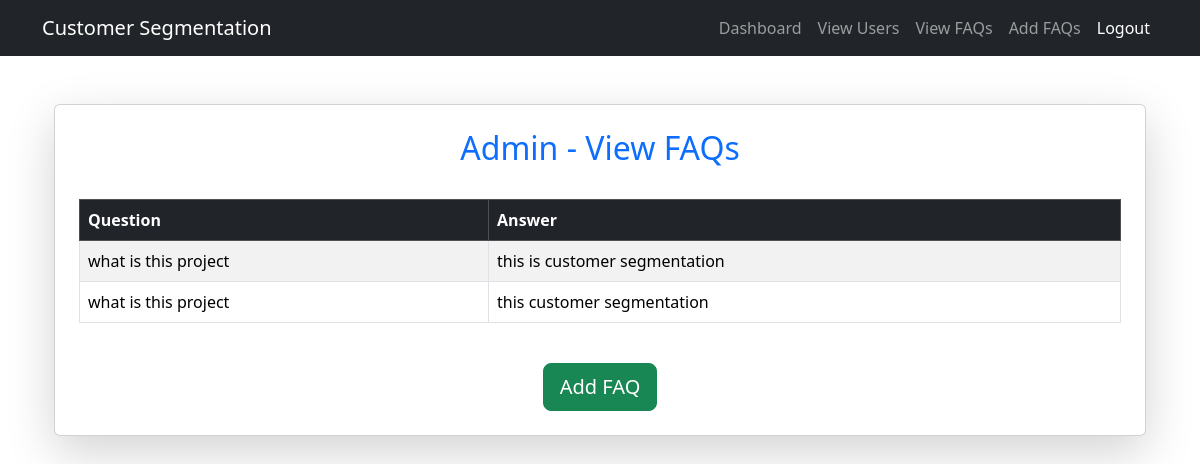
Page /adminviewfaq/ on the earlier database version.
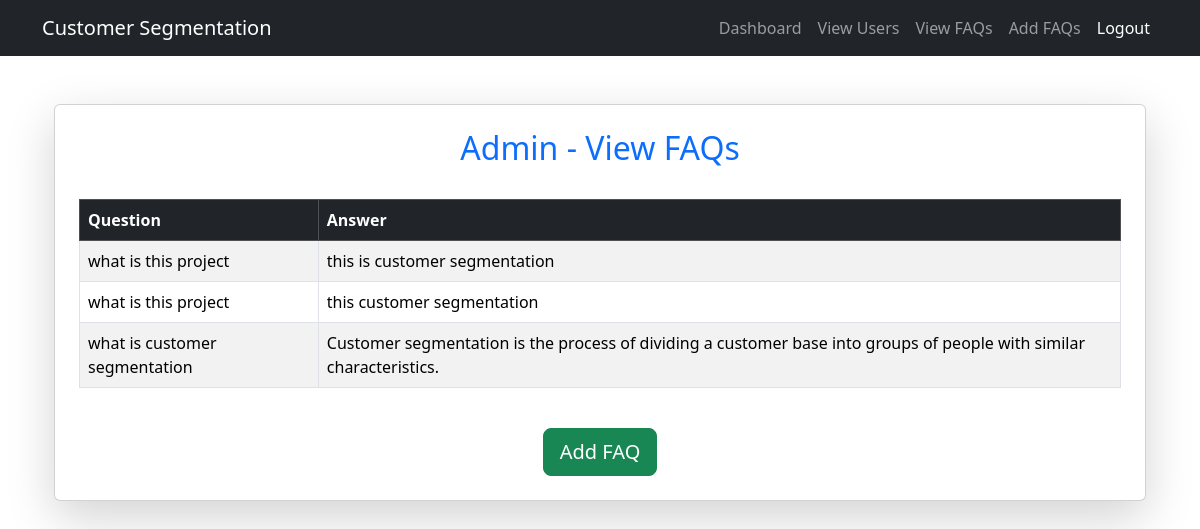
Same page on the later database version.
### app/models.py (models this page shows, shortened)
class FAQ(models.Model):
    question = models.TextField()
    answer = models.TextField()

### app/views.py (the view)
# urls.py: path('adminviewfaq/', views.admin_view_faq, name='adminviewfaq'),
def admin_view_faq(request):
    faqs = FAQ.objects.all()
    return render(request, 'adminviewfaq.html', {'faqs': faqs})

### templates/adminviewfaq.html
{% extends 'adminbase.html' %}
{% block content %}
<div class="container mt-5">
    <div class="card shadow-lg p-4">
        <h2 class="text-center text-primary">Admin - View FAQs</h2>
        <div class="table-responsive mt-4">
            <table class="table table-bordered table-striped">
                <thead class="table-dark">
                    <tr>
                        <th>Question</th>
                        <th>Answer</th>
                    </tr>
                </thead>
                <tbody>
                    {% for faq in faqs %}
                        <tr>
                            <td>{{ faq.question }}</td>
                            <td>{{ faq.answer }}</td>
                        </tr>
                    {% empty %}
                        <tr>
                            <td colspan="2" class="text-center text-muted">No FAQs available.</td>
                        </tr>
                    {% endfor %}
                </tbody>
            </table>
        </div>
        <div class="text-center mt-4">
            <a href="{% url 'addfaq' %}" class="btn btn-success btn-lg">Add FAQ</a>
        </div>
    </div>
</div>
{% endblock %}

Differences in the rows shown:
added FAQ: question "what is customer segmentation", answer "Customer segmentation is the process of dividing a customer base into groups of people with similar characteristics."
